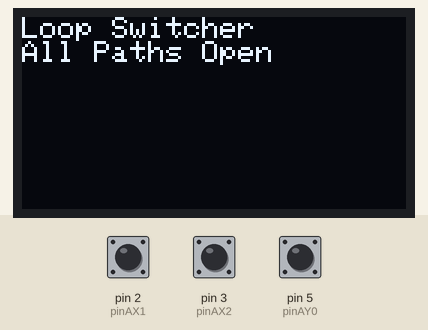
Simulated run of this sketch. Board: Arduino Uno, built with avr-gcc and run on an emulated ATmega328P. On the bench: 128×64 one-colour display. Inputs (shaded band) come from the test bench; at power-on: pin 2 (pinAX1) HIGH, pin 3 (pinAX2) HIGH, pin 5 (pinAY0) HIGH. What the sketch prints to the serial monitor is not drawn.

Above: at 1.4 s.
1.5 s: pin 2 (pinAX1) pulled LOW for 0.15 s
At 2.8 s:
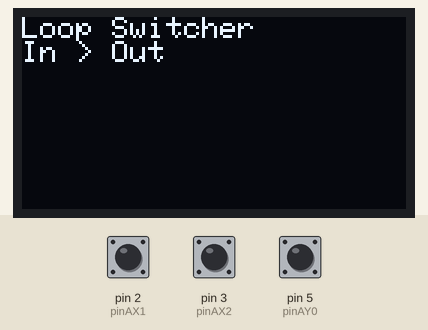
3.1 s: pin 3 (pinAX2) pulled LOW for 0.15 s
At 4.2 s:
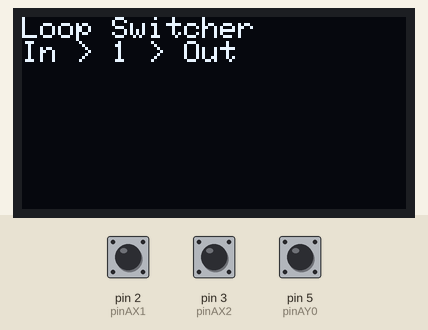
4.7 s: pin 5 (pinAY0) pulled LOW for 0.15 s
At 5.5 s:
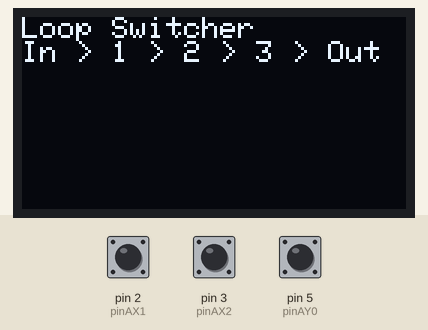
Timing chart, 0 to 7.7 s (numbered marks = the images above; inputs shaded):
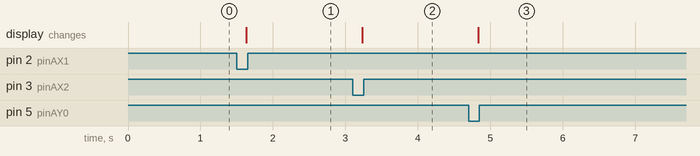

The sketch:

16x16_Switch.ino
```cpp
// 16x16 Crosspoint Switch
// Uses two MT8816 8x16 switches, which are controlled over I2C
// by an MCP23017 GPIO expander and the Adafruit library
//
// Adafruit_MCP23X17 library pin numbers to use for MCP23017 pins
// mcp23017 pin    pin name       library pin #
//     21            GPA0             0
//     22            GPA1             1
//     23            GPA2             2
//     24            GPA3             3
//     25            GPA4             4
//     26            GPA5             5
//     27            GPA6             6
//     28            GPA7             7
//      1            GPB0             8
//      2            GPB1             9
//      3            GPB2             10
//      4            GPB3             11
//      5            GPB4             12
//      6            GPB5             13
//      7            GPB6             14
//      8            GPB7             15
//
// Tested with Arduino IDE 1.8.13
// Gadget Reboot
// https://www.youtube.com/gadgetreboot

#include <Adafruit_MCP23X17.h>
#include <Wire.h>                                     // I2C library for display
#include <Adafruit_GFX.h>                             // graphics library for display
#include <Adafruit_SSD1306.h>                         // SSD1306 OLED display library

#define OLED_RESET 4                                  // OLED library likes to see this but it isn't used here with I2C
#define OLED_ADDR 0x3C                                // OLED I2C address
#define addr 0x20     // mcp23017 address when all address pins are grounded
#define closed 1      // crosspoint junction is connected when mt8816 data = 1
#define opened 0      // crosspoint junction is disconnected when mt8816 data = 0

Adafruit_MCP23X17 mcp;  // mcp23017 object to communicate with
Adafruit_SSD1306 display(OLED_RESET);  // oled display

// assign mcp23017 gpio pins to mt8816 pin functions based on schematic wiring
#define pinCS0 15      // chip select
#define pinCS1 0
#define pinReset 12
#define pinStrobe 14
#define pinData 13
#define pinAY0 5       // y address
#define pinAY1 6
#define pinAY2 7
#define pinAX0 1       // x address
#define pinAX1 2
#define pinAX2 3
#define pinAX3 4

// assign input switches to gpio
const byte sw1 = 2;
const byte sw2 = 3;
const byte sw3 = 4;
const byte sw4 = 5;

bool switchMatrix[16][16];  // 16x16 matrix to store switch states in memory as a reference/record
const byte xChSize = 16;    // number of channels along x-axis
int xCh[xChSize];           // store which y-channel will connect to each x-channel (-1 = no connect)
int chOrder[xChSize];       // store the sequence of x-y connections in the signal chain

void setup() {
  Serial.begin(115200);
  Serial.println("\r\n16x16 Crosspoint Switch Demo");

  // configure gpio
  pinMode(sw1, INPUT_PULLUP);
  pinMode(sw2, INPUT_PULLUP);
  pinMode(sw3, INPUT_PULLUP);
  pinMode(sw4, INPUT_PULLUP);

  // init gpio expander
  if (!mcp.begin_I2C(addr)) {
    Serial.println("Can't initialize mcp23017");
    while (1);
  }

  // configure gpio expander output pins for mt8816 control
  mcp.pinMode(pinReset, OUTPUT);
  mcp.pinMode(pinStrobe, OUTPUT);
  mcp.pinMode(pinData, OUTPUT);
  mcp.pinMode(pinAY0, OUTPUT);
  mcp.pinMode(pinAY1, OUTPUT);
  mcp.pinMode(pinAY2, OUTPUT);
  mcp.pinMode(pinAX0, OUTPUT);
  mcp.pinMode(pinAX1, OUTPUT);
  mcp.pinMode(pinAX2, OUTPUT);
  mcp.pinMode(pinAX3, OUTPUT);
  mcp.pinMode(pinCS0, OUTPUT);
  mcp.pinMode(pinCS1, OUTPUT);

  // disable mt8816 chips (set chip selects low)
  mcp.digitalWrite(pinCS0, LOW);
  mcp.digitalWrite(pinCS1, LOW);

  // init oled
  display.begin(SSD1306_SWITCHCAPVCC, OLED_ADDR);     // init OLED display
  display.clearDisplay();                             // blank the display
  display.setTextSize(1);                             // configure text properties
  display.setTextColor(WHITE);

  display.clearDisplay();                             // clear display
  display.setCursor(0, 0);                            // set cursor to top left corner of the display
  display.println("Loop Switcher");
  display.println("All Paths Open");
  display.display();                                  // update display

  // init x-y node connection array to indicate no nodes are connected from x to y  (set y = -1 for each x channel)
  clear_xy_data();
  resetMatrix();                                      // reset entire matrix (disconnect all node junctions)
  printMatrix();                                      // debug print the matrix configuration

}

void loop() {

  if (!digitalRead(sw1)) {
    delay(100);  // crude debounce
    for (byte i = 0; i < xChSize; i++) {    // clear signal routing path and create a new signal chain
      chOrder[i] = -1;
    }
    // define the new channel ordering sequence
    chOrder[0] = 0;     // input goes straight to output (channel x0 to y0)
    configureMatrix();  // implement the new signal chain
  }

  if (!digitalRead(sw2)) {
    delay(100);  // crude debounce
    for (byte i = 0; i < xChSize; i++) {    // clear signal routing path and create a new signal chain
      chOrder[i] = -1;
    }
    // define the new channel ordering sequence
    chOrder[0] = 1;     // input goes to ch1, then to output
    chOrder[1] = 0;
    configureMatrix();  // implement the new signal chain
  }

  if (!digitalRead(sw3)) {
    delay(100);  // crude debounce
    for (byte i = 0; i < xChSize; i++) {    // clear signal routing path and create a new signal chain
      chOrder[i] = -1;
    }
    // define the new channel ordering sequence
    chOrder[0] = 1;     // input goes to ch1, ch1 to ch2, ch2 to output
    chOrder[1] = 2;
    chOrder[2] = 0;
    configureMatrix();  // implement the new signal chain
  }

  if (!digitalRead(sw4)) {
    delay(100);  // crude debounce
    for (byte i = 0; i < xChSize; i++) {    // clear signal routing path and create a new signal chain
      chOrder[i] = -1;
    }
    // define the new channel ordering sequence
    chOrder[0] = 1;     // input goes to ch1, ch1 to ch2, ch2 to ch3, ch3 to output
    chOrder[1] = 2;
    chOrder[2] = 3;
    chOrder[3] = 0;
    configureMatrix();  // implement the new signal chain
  }

}

void print_xCh() {
  Serial.print("xCh Data: ");
  for (byte i = 0; i < xChSize; i++) {
    Serial.print(" ");
    Serial.print(xCh[i]);
  }
  Serial.println();

}

void clear_xy_data() {
  for (byte i = 0; i < xChSize; i++) {
    xCh[i] = -1;
  }
}

// reset all junction connections
void resetMatrix() {
  mcp.digitalWrite(pinReset, HIGH);
  delay(100);
  mcp.digitalWrite(pinReset, LOW);
}

// based on mt8816 library https://github.com/DatanoiseTV/MT8816/
// modified to support two mt8816's arranged as a larger 16x16 matrix
// close or open the contacts at the x,y node of the 16x16 switch
void setJunction(uint8_t x, uint8_t y, bool state)
{
  switchMatrix[x][y] = state;  // store the junction switch state in the matrix

  // the x addresses are not sequential as shown in the address
  // decoder table of the data sheet
  // this evaluation will map to the correct address for x.
  // eg. to access x position 12, the address is ax3..ax0  = 0110  = 6 decimal
  if (x == 12) x = 6;
  else if (x == 13) x = 7;
  else if ((x >= 6) && (x <= 11)) x += 2;

  // enable chip select of the mt8816 being accessed
  // based on which y line is being referenced
  if ((y >= 0) && (y <= 7))
    mcp.digitalWrite(pinCS0, HIGH);
  else
    mcp.digitalWrite(pinCS1, HIGH);

  // set the address pins corresponding to the x,y coordinates of the targeted junction
  if (bitRead(x, 0)) mcp.digitalWrite(pinAX0, HIGH); else mcp.digitalWrite(pinAX0, LOW);
  if (bitRead(x, 1)) mcp.digitalWrite(pinAX1, HIGH); else mcp.digitalWrite(pinAX1, LOW);
  if (bitRead(x, 2)) mcp.digitalWrite(pinAX2, HIGH); else mcp.digitalWrite(pinAX2, LOW);
  if (bitRead(x, 3)) mcp.digitalWrite(pinAX3, HIGH); else mcp.digitalWrite(pinAX3, LOW);
  if (bitRead(y, 0)) mcp.digitalWrite(pinAY0, HIGH); else mcp.digitalWrite(pinAY0, LOW);
  if (bitRead(y, 1)) mcp.digitalWrite(pinAY1, HIGH); else mcp.digitalWrite(pinAY1, LOW);
  if (bitRead(y, 2)) mcp.digitalWrite(pinAY2, HIGH); else mcp.digitalWrite(pinAY2, LOW);

  // strobe the junction control data into the mt8816 chip that is enabled by chip select
  mcp.digitalWrite(pinData, state);
  mcp.digitalWrite(pinStrobe, HIGH);
  delay(1);
  mcp.digitalWrite(pinStrobe, LOW);

  // disable chip selects
  mcp.digitalWrite(pinCS0, LOW);
  mcp.digitalWrite(pinCS1, LOW);
}

// return the closed/open state of the contacts at the x,y node
bool getState(uint8_t x, uint8_t y)
{
  return switchMatrix[x][y];
}

void configureMatrix() {
  /*  chOrder contains the sequence of channel to channel connections from input to final output channel
       where the input is at x channel 0  and the output is at y channel 0 (each row/column has ch 0-15 available)
       eg.  chOrder [2, 1, 0]  means the matrix nodes are routed from input to ch2, then ch2 to ch1, then ch1 to output

       xCh defines which y channel [0..15] is connected to each x channel [0..15]
       eg. xCh[2, 0, 1] means that xCh[0] connects to y channel 2, xCh[1] connects to y channel 0, etc

       an assigned value of -1 means nothing is assigned or connected to that channel
  */

  int xChNew[16] = { -1, -1, -1, -1, -1, -1, -1, -1, -1, -1, -1, -1, -1, -1, -1, -1}; // create new x-y node connections to be implemented

  // debug print the intended signal chain routing
  Serial.print("\r\nNew Signal Chain\r\nchOrder: ");
  for (byte i = 0; i < xChSize; i++) {
    Serial.print(" ");
    Serial.print(chOrder[i]);
  }
  Serial.println();

  // update signal chain on oled
  display.clearDisplay();                             // clear display
  display.setCursor(0, 0);                            // set cursor to top left corner of the display
  display.println("Loop Switcher");
  display.print("In > ");
  for (byte i = 0; i < xChSize; i++) {
    if (chOrder[i] == 0) break;
    display.print(chOrder[i]);
    display.print(" > ");
  }
  display.print("Out");
  display.display();                                    // update display


  // connect the appropriate x and y nodes based on the chOrder data
  xChNew[0] = chOrder[0];
  for (byte i = 0; i < xChSize; i++) {
    if (chOrder[i + 1] == -1)  // exit for loop when routing is completed
      break;
    xChNew[chOrder[i]] = chOrder[i + 1];
  }

  // disconnect old unneeded junctions, reconnect new nodes

  for (byte i = 0; i < xChSize; i++) {
    if (xCh[i] != xChNew[i]) {           // open or close matrix junctions to reflect new signal chain
      setJunction(i, xCh[i], opened);
      setJunction(i, xChNew[i], closed);
    }
    xCh[i] = xChNew[i];                  // update the current x channel's signal mapping to destination y channel
  }
  print_xCh();                           // debug print the final signal chain routing for confirmation of mapping
  printMatrix();                         // debug print the matrix configuration
}

void printMatrix() {
  Serial.println("\r\nMatrix Map");
  for (byte i = xChSize; i > 0; i--) {
    if (i - 1 < 10) Serial.print(" ");
    Serial.print(i - 1);  Serial.print(":");
    for (byte j = 0; j < xChSize; j++) {
      Serial.print(" ");
      Serial.print(getState(j, i - 1) ? "X " : "- ");
    }
    Serial.println();
  }
  Serial.print("    0  1  2  3  4  5  6  7  8  9  10 11 12 13 14 15");
  Serial.println();
}
```

Measured:
- after the input at 1.5 s, the display: changes after 0.13 s (image 1)
- after the input at 3.1 s, the display: changes after 0.13 s (image 2)
- after the input at 4.7 s, the display: changes after 0.13 s (image 3)
